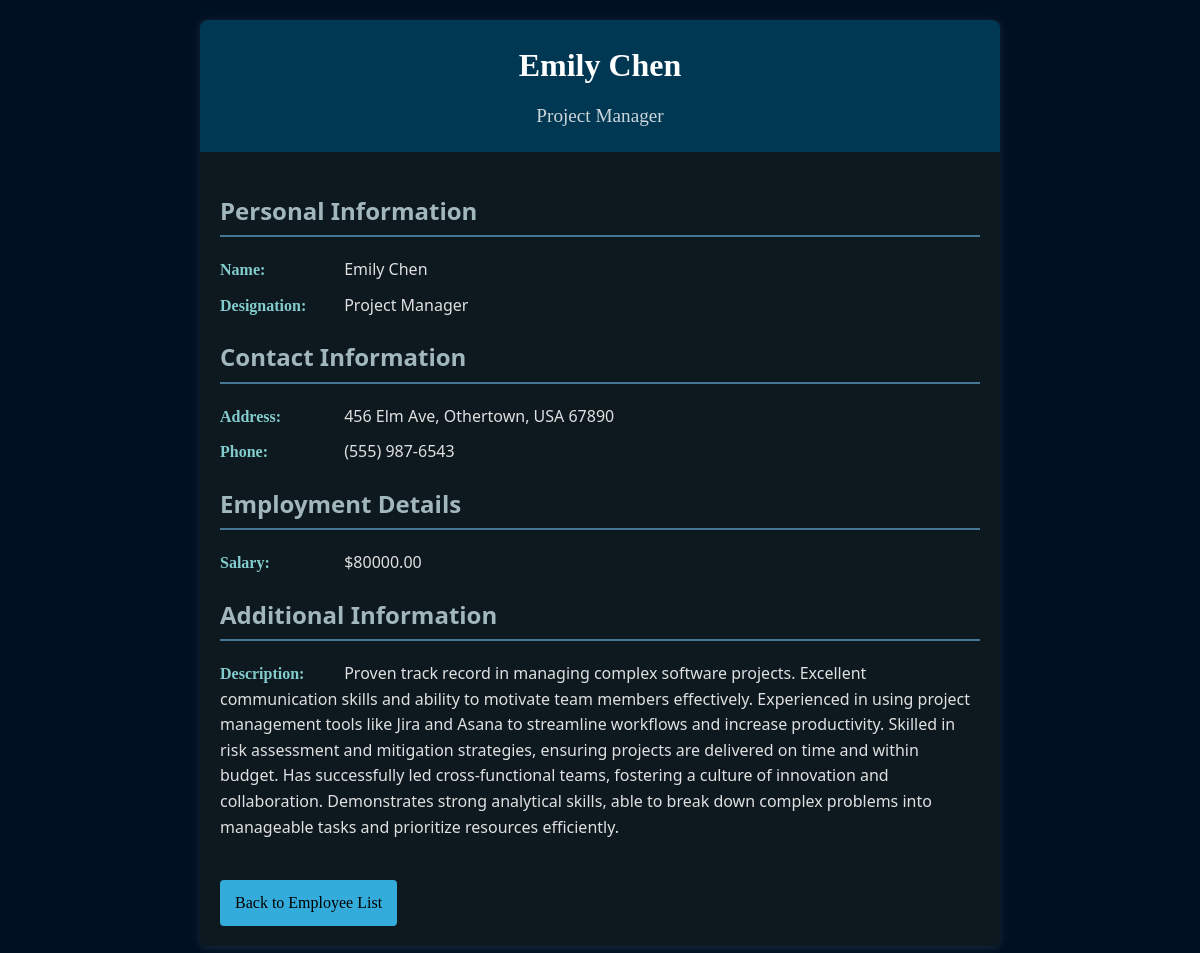
The page /employees/4/ on the database its author committed.
### employees/models.py (models this page shows, shortened)
class Employee(models.Model):
    name = models.CharField(max_length=200, validators=[RegexValidator(r'^[a-zA-Z ]+$', 'Name must contain only letters and spaces')])
    address = models.CharField(
        max_length=300,
        validators=[RegexValidator(r'^[a-zA-Z0-9 ,.-]+$', 'Address must contain only letters, numbers, spaces, and the characters , . -')]
    )
    phone_number = models.CharField(
        max_length=15,
        validators=[
            RegexValidator(r'^[\d\s\-\+]+$', 'Phone number must contain only digits, spaces, dashes, or a plus sign'),
            RegexValidator(r'^.{7,15}$', 'Phone number must be between 7 and 15 characters')
        ],
        unique=True
    )
    salary = models.DecimalField(
        max_digits=10,
        decimal_places=2,
        validators=[MinValueValidator(0.01, 'Salary must be a positive number')]
    )
    designation = models.CharField(
        max_length=100,
        validators=[RegexValidator(r'^[a-zA-Z ]+$', 'Designation must contain only letters and spaces')]
    )
    description = models.TextField()

### employees/views.py (the view)
# urls.py: path('employees/<int:employee_id>/', views.employee_details, name='employee_detail'),
def employee_details(request,employee_id):
    employee_details = get_object_or_404(Employee, id=employee_id)
    return render(request, 'employees/employee_details.html', {'employee': employee_details })

### employees/templates/employees/employee_details.html (shortened to what this page needs)
{% load static %}
<!DOCTYPE html>
<html lang="en">
<head>
    <link rel="stylesheet" href="{% static 'css/employee_details.css' %}">
</head>
<body>
    <div class="container">
        <div class="employee-header">
            <h1>{{ employee.name }}</h1>
            <p>{{ employee.designation }}</p>
        </div>
        <div class="employee-info">
            <div class="info-group">
                <h2>Personal Information</h2>
                <div class="info-item">
                    <strong>Name:</strong> {{ employee.name }}
                </div>
                <div class="info-item">
                    <strong>Designation:</strong> {{ employee.designation }}
                </div>
            </div>
            <div class="info-group">
                <h2>Contact Information</h2>
                <div class="info-item">
                    <strong>Address:</strong> {{ employee.address }}
                </div>
                <div class="info-item">
                    <strong>Phone:</strong> {{ employee.phone_number }}
                </div>
            </div>
            <div class="info-group">
                <h2>Employment Details</h2>
                <div class="info-item">
                    <strong>Salary:</strong> ${{ employee.salary }}
                </div>
            </div>
            <div class="info-group">
                <h2>Additional Information</h2>
                <div class="info-item">
                    <strong>Description:</strong> {{ employee.description }}
                </div>
            </div>
            <a href="{% url 'home' %}" class="back-link">Back to Employee List</a>
        </div>
    </div>
</body>
</html>

### employees/static/css/employee_details.css (style rules this page uses)
body { font-family: 'Segoe UI', Tahoma, Geneva, Verdana, sans-serif; line-height: 1.6; color: #e0e0e0; background-color: #001023; margin: 0; padding: 20px; }
.container { max-width: 800px; margin: 0 auto; background-color: #0d191f; border-radius: 8px; box-shadow: 0 2px 10px rgba(255, 255, 255, 0.1); overflow: hidden; }
.employee-header { background-color: #003752; color: #ffffff; padding: 20px; text-align: center; font-family: cursive; }
.employee-header h1 { margin: 0; font-size: 2em; }
.employee-header p { margin: 10px 0 0; font-size: 1.2em; opacity: 0.8; }
.employee-info { padding: 20px; }
.info-group { margin-bottom: 20px; }
.info-group h2 { color: #bdd5dad6; border-bottom: 2px solid #457693; padding-bottom: 5px; }
.info-item { margin-bottom: 10px; }
.info-item strong { display: inline-block; width: 120px; color:#9cf4f4d1; font-family: cursive; }
.back-link { display: inline-block; margin-top: 20px; padding: 10px 15px; background-color: #34acdb; color: black; text-decoration: none; border-radius: 4px; transition: background-color 0.3s ease; font-family: cursive; }

### rows shown on the page
Employee: name "Emily Chen", designation "Project Manager", address "456 Elm Ave, Othertown, USA 67890", phone_number "(555) 987-6543", salary "80000.00", description "Proven track record in managing complex software projects. Excellent communication skills and ability to motivate team members effectively. Experienced in using project management tools like Jira and Asana to streamline workflows and increase productivity. Skilled in risk assessment and mitigation strategies, ensuring projects are delivered on time and within budget. Has successfully led cross-functional teams, fostering a culture of innovation and collaboration. Demonstrates strong analytical skills, able to break down complex problems into manageable tasks and prioritize resources efficiently."
